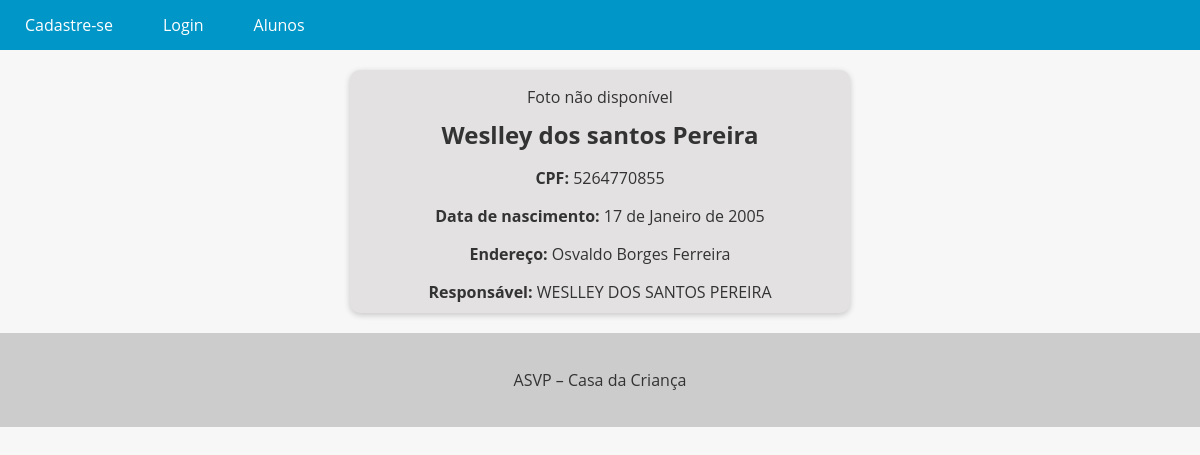
The app's page /Aluno/26/ with its own data.
### Alunos/models.py (models this page shows, shortened)
class Aluno(models.Model):
    id = models.AutoField(primary_key=True)
    nome = models.CharField(max_length=200)
    cpf = models.CharField(max_length=14, unique=True, null=True, blank=True)
    nascimento = models.DateField()
    endereco = models.CharField(max_length=255, null=True, blank=True)
    responsavel = models.ForeignKey('Responsavel', on_delete=models.SET_NULL, null=True, blank=True)  # Ligação com Responsavel
    photo = models.ImageField(upload_to='Alunos/', blank=True, null=True)

class Responsavel(models.Model):
    id = models.AutoField(primary_key=True)
    nome = models.CharField(max_length=200)
    cpf = models.CharField(max_length=14, unique=True)
    nascimento = models.DateField()
    endereco = models.CharField(max_length=255)
    telefone = models.CharField(max_length=15)
    def __str__(self):
        return self.nome

### Alunos/views.py (the view)
# urls.py: path('Aluno/<int:pk>/', AlunoDetailView.as_view(), name='Aluno_detail'),
class AlunoDetailView(DetailView):
    model = Aluno
    template_name = 'Aluno_detail.html'
    context_object_name = 'aluno'

### Alunos/templates/Aluno_detail.html (shortened to what this page needs)
{% extends "base.html" %}
{% block content %}
  <div class="aluno-card">
    {% if object.photo %}
      <img src="{{ object.photo.url }}" alt="{{ object.nome }} - CPF: {{ object.cpf }}">
    {% else %}
      <p class="no-photo">Foto não disponível</p>
    {% endif %}
    <h2>{{ object.nome }}</h2>
    <p><strong>CPF:</strong> {{ object.cpf }}</p>
    <p><strong>Data de nascimento:</strong> {{ object.nascimento }}</p>
    <p><strong>Endereço:</strong> {{ object.endereco }}</p>
    {% if object.responsavel %}
      <p><strong>Responsável:</strong> {{ object.responsavel }}</p>
    {% endif %}
  </div>
{% endblock %}

### app/templates/base.html (style rules this page uses)
body { font-family: 'Open Sans', sans-serif; background-color: #f7f7f7; color: #333; margin: 0; padding: 0; }

### Alunos/templates/Aluno_detail.html (style rules this page uses)
.aluno-card { background-color: #e3e1e1; box-shadow: 0 2px 6px rgba(0, 0, 0, 0.2); border-radius: 10px; overflow: hidden; text-align: center; transition: all 0.3s ease; max-width: 500px; margin: 20px auto 0; margin-bottom: 20px; }
.aluno-card h2 { font-size: 1.5rem; margin: 10px; }
.aluno-card p { font-size: 1rem; margin-bottom: 10px; }

### records on screen
Aluno: nome "Weslley dos santos Pereira", cpf "5264770855", nascimento "17 de Janeiro de 2005", endereco "Osvaldo Borges Ferreira", responsavel "WESLLEY DOS SANTOS PEREIRA"
